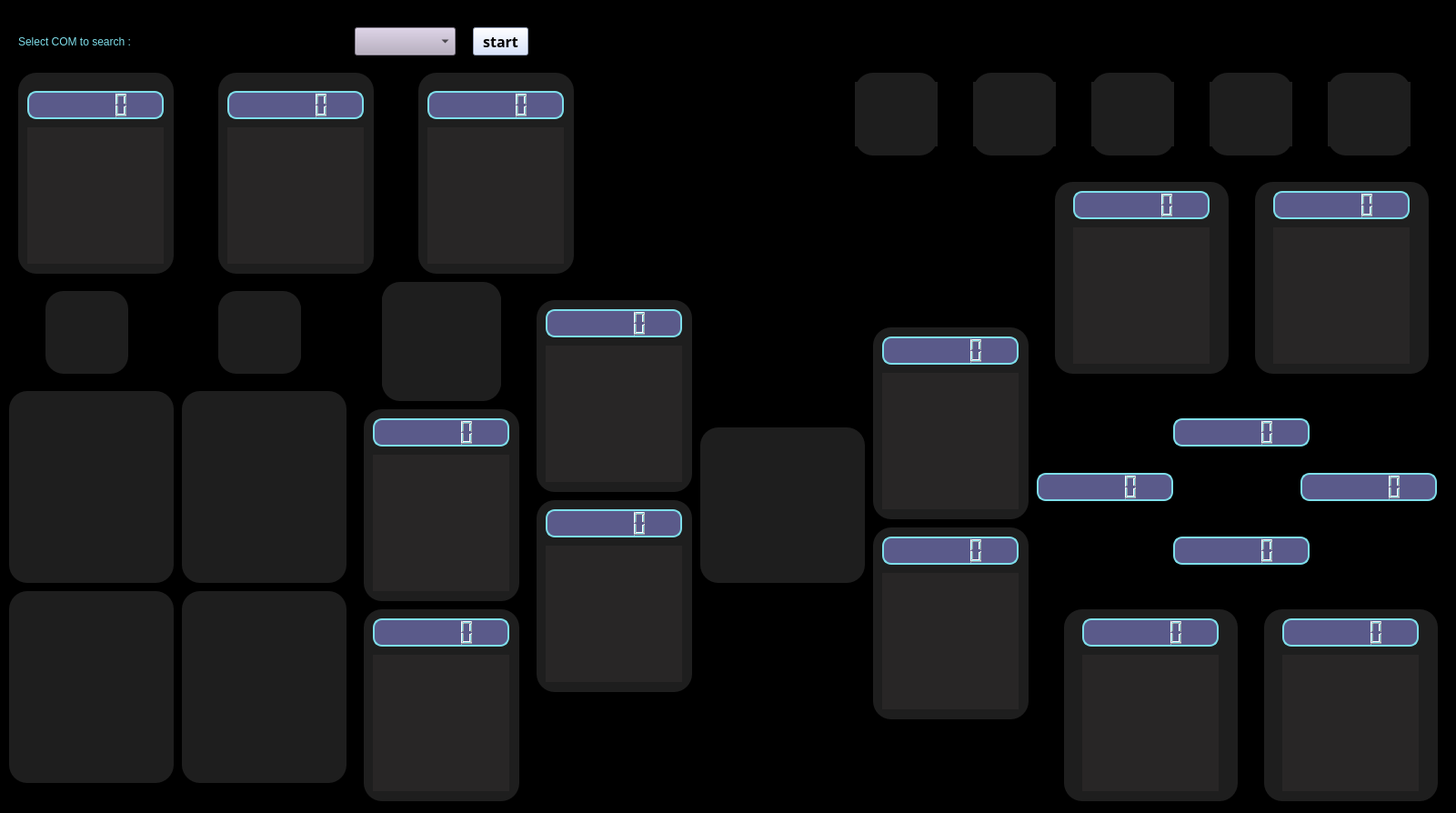
<?xml version="1.0" encoding="UTF-8"?>
<ui version="4.0">
 <class>Form</class>
 <widget class="QWidget" name="Form">
  <property name="geometry">
   <rect>
    <x>0</x>
    <y>0</y>
    <width>1601</width>
    <height>894</height>
   </rect>
  </property>
  <property name="cursor">
   <cursorShape>ArrowCursor</cursorShape>
  </property>
  <property name="mouseTracking">
   <bool>false</bool>
  </property>
  <property name="tabletTracking">
   <bool>false</bool>
  </property>
  <property name="windowTitle">
   <string>DYU_test</string>
  </property>
  <property name="autoFillBackground">
   <bool>false</bool>
  </property>
  <property name="styleSheet">
   <string notr="true">background-color: rgb(0, 0, 0);
</string>
  </property>
  <widget class="QLCDNumber" name="lcdNumber_0">
   <property name="geometry">
    <rect>
     <x>1400</x>
     <y>210</y>
     <width>150</width>
     <height>31</height>
    </rect>
   </property>
   <property name="styleSheet">
    <string notr="true">background-color:rgb(90, 90, 138);
border-radius: 10px;
border : 1.5px solid rgb(126, 222, 234);
color: rgb(126, 222, 234);</string>
   </property>
  </widget>
  <widget class="QLCDNumber" name="lcdNumber_1">
   <property name="geometry">
    <rect>
     <x>1180</x>
     <y>210</y>
     <width>150</width>
     <height>31</height>
    </rect>
   </property>
   <property name="styleSheet">
    <string notr="true">background-color:rgb(90, 90, 138);
border-radius: 10px;
border : 1.5px solid rgb(126, 222, 234);
color: rgb(126, 222, 234);</string>
   </property>
  </widget>
  <widget class="QLCDNumber" name="lcdNumber_2">
   <property name="geometry">
    <rect>
     <x>970</x>
     <y>370</y>
     <width>150</width>
     <height>31</height>
    </rect>
   </property>
   <property name="styleSheet">
    <string notr="true">background-color:rgb(90, 90, 138);
border-radius: 10px;
border : 1.5px solid rgb(126, 222, 234);
color: rgb(126, 222, 234);</string>
   </property>
  </widget>
  <widget class="QLCDNumber" name="lcdNumber_3">
   <property name="geometry">
    <rect>
     <x>970</x>
     <y>590</y>
     <width>150</width>
     <height>31</height>
    </rect>
   </property>
   <property name="styleSheet">
    <string notr="true">background-color:rgb(90, 90, 138);
border-radius: 10px;
border : 1.5px solid rgb(126, 222, 234);
color: rgb(126, 222, 234);</string>
   </property>
  </widget>
  <widget class="QLCDNumber" name="lcdNumber_4">
   <property name="geometry">
    <rect>
     <x>1190</x>
     <y>680</y>
     <width>150</width>
     <height>31</height>
    </rect>
   </property>
   <property name="styleSheet">
    <string notr="true">background-color:rgb(90, 90, 138);
border-radius: 10px;
border : 1.5px solid rgb(126, 222, 234);
color: rgb(126, 222, 234);</string>
   </property>
  </widget>
  <widget class="QLCDNumber" name="lcdNumber_5">
   <property name="geometry">
    <rect>
     <x>1410</x>
     <y>680</y>
     <width>150</width>
     <height>31</height>
    </rect>
   </property>
   <property name="styleSheet">
    <string notr="true">background-color:rgb(90, 90, 138);
border-radius: 10px;
border : 1.5px solid rgb(126, 222, 234);
color: rgb(126, 222, 234);</string>
   </property>
  </widget>
  <widget class="QLCDNumber" name="lcdNumber_6">
   <property name="geometry">
    <rect>
     <x>470</x>
     <y>100</y>
     <width>150</width>
     <height>31</height>
    </rect>
   </property>
   <property name="styleSheet">
    <string notr="true">background-color:rgb(90, 90, 138);
border-radius: 10px;
border : 1.5px solid rgb(126, 222, 234);
color: rgb(126, 222, 234);</string>
   </property>
  </widget>
  <widget class="QLCDNumber" name="lcdNumber_7">
   <property name="geometry">
    <rect>
     <x>250</x>
     <y>100</y>
     <width>150</width>
     <height>31</height>
    </rect>
   </property>
   <property name="styleSheet">
    <string notr="true">background-color:rgb(90, 90, 138);
border-radius: 10px;
border : 1.5px solid rgb(126, 222, 234);
color: rgb(126, 222, 234);</string>
   </property>
  </widget>
  <widget class="QLCDNumber" name="lcdNumber_8">
   <property name="geometry">
    <rect>
     <x>600</x>
     <y>340</y>
     <width>150</width>
     <height>31</height>
    </rect>
   </property>
   <property name="styleSheet">
    <string notr="true">background-color:rgb(90, 90, 138);
border-radius: 10px;
border : 1.5px solid rgb(126, 222, 234);
color: rgb(126, 222, 234);</string>
   </property>
  </widget>
  <widget class="QLCDNumber" name="lcdNumber_9">
   <property name="geometry">
    <rect>
     <x>600</x>
     <y>560</y>
     <width>150</width>
     <height>31</height>
    </rect>
   </property>
   <property name="styleSheet">
    <string notr="true">background-color:rgb(90, 90, 138);
border-radius: 10px;
border : 1.5px solid rgb(126, 222, 234);
color: rgb(126, 222, 234);</string>
   </property>
  </widget>
  <widget class="QLCDNumber" name="lcdNumber_10">
   <property name="geometry">
    <rect>
     <x>30</x>
     <y>100</y>
     <width>150</width>
     <height>31</height>
    </rect>
   </property>
   <property name="styleSheet">
    <string notr="true">background-color:rgb(90, 90, 138);
border-radius: 10px;
border : 1.5px solid rgb(126, 222, 234);
color: rgb(126, 222, 234);</string>
   </property>
  </widget>
  <widget class="QLCDNumber" name="lcdNumber_11">
   <property name="geometry">
    <rect>
     <x>410</x>
     <y>460</y>
     <width>150</width>
     <height>31</height>
    </rect>
   </property>
   <property name="styleSheet">
    <string notr="true">background-color:rgb(90, 90, 138);
border-radius: 10px;
border : 1.5px solid rgb(126, 222, 234);
color: rgb(126, 222, 234);</string>
   </property>
  </widget>
  <widget class="QLCDNumber" name="lcdNumber_12">
   <property name="geometry">
    <rect>
     <x>410</x>
     <y>680</y>
     <width>150</width>
     <height>31</height>
    </rect>
   </property>
   <property name="styleSheet">
    <string notr="true">background-color:rgb(90, 90, 138);
border-radius: 10px;
border : 1.5px solid rgb(126, 222, 234);
color: rgb(126, 222, 234);</string>
   </property>
  </widget>
  <widget class="QLCDNumber" name="lcdNumber_13">
   <property name="geometry">
    <rect>
     <x>1290</x>
     <y>590</y>
     <width>150</width>
     <height>31</height>
    </rect>
   </property>
   <property name="styleSheet">
    <string notr="true">background-color:rgb(90, 90, 138);
border-radius: 10px;
border : 1.5px solid rgb(126, 222, 234);
color: rgb(126, 222, 234);</string>
   </property>
  </widget>
  <widget class="QLCDNumber" name="lcdNumber_14">
   <property name="geometry">
    <rect>
     <x>1430</x>
     <y>520</y>
     <width>150</width>
     <height>31</height>
    </rect>
   </property>
   <property name="styleSheet">
    <string notr="true">background-color:rgb(90, 90, 138);
border-radius: 10px;
border : 1.5px solid rgb(126, 222, 234);
color: rgb(126, 222, 234);</string>
   </property>
  </widget>
  <widget class="QWidget" name="widget" native="true">
   <property name="geometry">
    <rect>
     <x>1320</x>
     <y>510</y>
     <width>91</width>
     <height>61</height>
    </rect>
   </property>
   <property name="styleSheet">
    <string notr="true">image: url(:/joystick-500.png);</string>
   </property>
  </widget>
  <widget class="QLCDNumber" name="lcdNumber_15">
   <property name="geometry">
    <rect>
     <x>1140</x>
     <y>520</y>
     <width>150</width>
     <height>31</height>
    </rect>
   </property>
   <property name="styleSheet">
    <string notr="true">background-color:rgb(90, 90, 138);
border-radius: 10px;
border : 1.5px solid rgb(126, 222, 234);
color: rgb(126, 222, 234);</string>
   </property>
  </widget>
  <widget class="QLCDNumber" name="lcdNumber_16">
   <property name="geometry">
    <rect>
     <x>1290</x>
     <y>460</y>
     <width>150</width>
     <height>31</height>
    </rect>
   </property>
   <property name="styleSheet">
    <string notr="true">background-color:rgb(90, 90, 138);
border-radius: 10px;
border : 1.5px solid rgb(126, 222, 234);
color: rgb(126, 222, 234);</string>
   </property>
  </widget>
  <widget class="QWidget" name="widget_Dashboard_10" native="true">
   <property name="geometry">
    <rect>
     <x>30</x>
     <y>140</y>
     <width>150</width>
     <height>150</height>
    </rect>
   </property>
   <property name="styleSheet">
    <string notr="true">background-color: rgb(40, 38, 38);</string>
   </property>
  </widget>
  <widget class="QWidget" name="widget_Dashboard_7" native="true">
   <property name="geometry">
    <rect>
     <x>250</x>
     <y>140</y>
     <width>150</width>
     <height>150</height>
    </rect>
   </property>
   <property name="styleSheet">
    <string notr="true">background-color: rgb(40, 38, 38);</string>
   </property>
  </widget>
  <widget class="QWidget" name="widget_Dashboard_6" native="true">
   <property name="geometry">
    <rect>
     <x>470</x>
     <y>140</y>
     <width>150</width>
     <height>150</height>
    </rect>
   </property>
   <property name="styleSheet">
    <string notr="true">background-color: rgb(40, 38, 38);</string>
   </property>
  </widget>
  <widget class="QWidget" name="widget_Dashboard_11" native="true">
   <property name="geometry">
    <rect>
     <x>410</x>
     <y>500</y>
     <width>150</width>
     <height>150</height>
    </rect>
   </property>
   <property name="styleSheet">
    <string notr="true">background-color: rgb(40, 38, 38);</string>
   </property>
  </widget>
  <widget class="QWidget" name="widget_Dashboard_12" native="true">
   <property name="geometry">
    <rect>
     <x>410</x>
     <y>720</y>
     <width>150</width>
     <height>150</height>
    </rect>
   </property>
   <property name="styleSheet">
    <string notr="true">background-color: rgb(40, 38, 38);</string>
   </property>
  </widget>
  <widget class="QWidget" name="widget_Dashboard_8" native="true">
   <property name="geometry">
    <rect>
     <x>600</x>
     <y>380</y>
     <width>150</width>
     <height>150</height>
    </rect>
   </property>
   <property name="styleSheet">
    <string notr="true">background-color: rgb(40, 38, 38);</string>
   </property>
  </widget>
  <widget class="QWidget" name="widget_Dashboard_9" native="true">
   <property name="geometry">
    <rect>
     <x>600</x>
     <y>600</y>
     <width>150</width>
     <height>150</height>
    </rect>
   </property>
   <property name="styleSheet">
    <string notr="true">background-color: rgb(40, 38, 38);</string>
   </property>
  </widget>
  <widget class="QWidget" name="widget_Dashboard_1" native="true">
   <property name="geometry">
    <rect>
     <x>1180</x>
     <y>250</y>
     <width>150</width>
     <height>150</height>
    </rect>
   </property>
   <property name="styleSheet">
    <string notr="true">background-color: rgb(40, 38, 38);</string>
   </property>
  </widget>
  <widget class="QWidget" name="widget_Dashboard_0" native="true">
   <property name="geometry">
    <rect>
     <x>1400</x>
     <y>250</y>
     <width>150</width>
     <height>150</height>
    </rect>
   </property>
   <property name="styleSheet">
    <string notr="true">background-color: rgb(40, 38, 38);</string>
   </property>
  </widget>
  <widget class="QWidget" name="widget_Dashboard_2" native="true">
   <property name="geometry">
    <rect>
     <x>970</x>
     <y>410</y>
     <width>150</width>
     <height>150</height>
    </rect>
   </property>
   <property name="styleSheet">
    <string notr="true">background-color: rgb(40, 38, 38);</string>
   </property>
  </widget>
  <widget class="QWidget" name="widget_Dashboard_3" native="true">
   <property name="geometry">
    <rect>
     <x>970</x>
     <y>630</y>
     <width>150</width>
     <height>150</height>
    </rect>
   </property>
   <property name="styleSheet">
    <string notr="true">background-color: rgb(40, 38, 38);</string>
   </property>
  </widget>
  <widget class="QWidget" name="widget_Dashboard_4" native="true">
   <property name="geometry">
    <rect>
     <x>1190</x>
     <y>720</y>
     <width>150</width>
     <height>150</height>
    </rect>
   </property>
   <property name="styleSheet">
    <string notr="true">background-color: rgb(40, 38, 38);</string>
   </property>
  </widget>
  <widget class="QWidget" name="widget_Dashboard_5" native="true">
   <property name="geometry">
    <rect>
     <x>1410</x>
     <y>720</y>
     <width>150</width>
     <height>150</height>
    </rect>
   </property>
   <property name="styleSheet">
    <string notr="true">background-color: rgb(40, 38, 38);</string>
   </property>
  </widget>
  <widget class="QComboBox" name="comportbox">
   <property name="geometry">
    <rect>
     <x>390</x>
     <y>30</y>
     <width>111</width>
     <height>31</height>
    </rect>
   </property>
   <property name="font">
    <font>
     <family>Arial Black</family>
     <pointsize>12</pointsize>
     <weight>75</weight>
     <bold>true</bold>
    </font>
   </property>
   <property name="cursor">
    <cursorShape>ArrowCursor</cursorShape>
   </property>
   <property name="styleSheet">
    <string notr="true">background-color:rgb(182, 171, 193)</string>
   </property>
  </widget>
  <widget class="QLabel" name="text">
   <property name="geometry">
    <rect>
     <x>20</x>
     <y>30</y>
     <width>361</width>
     <height>31</height>
    </rect>
   </property>
   <property name="styleSheet">
    <string notr="true">color: rgb(126, 222, 234);
font: 75 22pt &quot;Berlin Sans FB Demi&quot;;
</string>
   </property>
   <property name="text">
    <string>Select COM to search :</string>
   </property>
  </widget>
  <widget class="QPushButton" name="pushButton">
   <property name="geometry">
    <rect>
     <x>520</x>
     <y>30</y>
     <width>61</width>
     <height>31</height>
    </rect>
   </property>
   <property name="font">
    <font>
     <family>Arial Black</family>
     <pointsize>12</pointsize>
     <weight>75</weight>
     <bold>true</bold>
    </font>
   </property>
   <property name="styleSheet">
    <string notr="true">background-color: rgb(206, 221, 255);
</string>
   </property>
   <property name="text">
    <string>start</string>
   </property>
  </widget>
  <widget class="QWidget" name="widget_back_0" native="true">
   <property name="geometry">
    <rect>
     <x>20</x>
     <y>80</y>
     <width>171</width>
     <height>221</height>
    </rect>
   </property>
   <property name="styleSheet">
    <string notr="true">border-radius: 20px;
background-color: rgb(30, 30, 30);</string>
   </property>
  </widget>
  <widget class="QWidget" name="widget_back_1" native="true">
   <property name="geometry">
    <rect>
     <x>940</x>
     <y>80</y>
     <width>91</width>
     <height>91</height>
    </rect>
   </property>
   <property name="styleSheet">
    <string notr="true">border-radius: 20px;
background-color: rgb(30, 30, 30);</string>
   </property>
   <widget class="QWidget" name="widget_17" native="true">
    <property name="geometry">
     <rect>
      <x>-10</x>
      <y>10</y>
      <width>111</width>
      <height>71</height>
     </rect>
    </property>
    <property name="toolTip">
     <string>&lt;html&gt;&lt;head/&gt;&lt;body&gt;&lt;p&gt;&lt;br/&gt;&lt;/p&gt;&lt;/body&gt;&lt;/html&gt;</string>
    </property>
    <property name="styleSheet">
     <string notr="true">border-radius: 10px;
image: url(:/unchecked-radio-button-off-96.png);</string>
    </property>
   </widget>
  </widget>
  <widget class="QWidget" name="widget_back_2" native="true">
   <property name="geometry">
    <rect>
     <x>50</x>
     <y>320</y>
     <width>91</width>
     <height>91</height>
    </rect>
   </property>
   <property name="styleSheet">
    <string notr="true">border-radius: 20px;
background-color: rgb(30, 30, 30);</string>
   </property>
   <widget class="QWidget" name="widget_4" native="true">
    <property name="geometry">
     <rect>
      <x>10</x>
      <y>10</y>
      <width>71</width>
      <height>71</height>
     </rect>
    </property>
    <property name="toolTip">
     <string>&lt;html&gt;&lt;head/&gt;&lt;body&gt;&lt;p&gt;&lt;br/&gt;&lt;/p&gt;&lt;/body&gt;&lt;/html&gt;</string>
    </property>
    <property name="styleSheet">
     <string notr="true">border-radius: 10px;
image: url(:/unchecked-radio-button-off-96.png);</string>
    </property>
   </widget>
  </widget>
  <widget class="QWidget" name="widget_back_3" native="true">
   <property name="geometry">
    <rect>
     <x>400</x>
     <y>450</y>
     <width>171</width>
     <height>211</height>
    </rect>
   </property>
   <property name="styleSheet">
    <string notr="true">border-radius: 20px;
background-color: rgb(30, 30, 30);</string>
   </property>
  </widget>
  <widget class="QWidget" name="widget_back_4" native="true">
   <property name="geometry">
    <rect>
     <x>400</x>
     <y>670</y>
     <width>171</width>
     <height>211</height>
    </rect>
   </property>
   <property name="styleSheet">
    <string notr="true">border-radius: 20px;
background-color: rgb(30, 30, 30);</string>
   </property>
  </widget>
  <widget class="QWidget" name="widget_back_5" native="true">
   <property name="geometry">
    <rect>
     <x>590</x>
     <y>330</y>
     <width>171</width>
     <height>211</height>
    </rect>
   </property>
   <property name="styleSheet">
    <string notr="true">border-radius: 20px;
background-color: rgb(30, 30, 30);</string>
   </property>
  </widget>
  <widget class="QWidget" name="widget_back_6" native="true">
   <property name="geometry">
    <rect>
     <x>590</x>
     <y>550</y>
     <width>171</width>
     <height>211</height>
    </rect>
   </property>
   <property name="styleSheet">
    <string notr="true">border-radius: 20px;
background-color: rgb(30, 30, 30);</string>
   </property>
  </widget>
  <widget class="QWidget" name="widget_back_7" native="true">
   <property name="geometry">
    <rect>
     <x>1160</x>
     <y>200</y>
     <width>191</width>
     <height>211</height>
    </rect>
   </property>
   <property name="styleSheet">
    <string notr="true">border-radius: 20px;
background-color: rgb(30, 30, 30);</string>
   </property>
  </widget>
  <widget class="QWidget" name="widget_back_8" native="true">
   <property name="geometry">
    <rect>
     <x>1380</x>
     <y>200</y>
     <width>191</width>
     <height>211</height>
    </rect>
   </property>
   <property name="styleSheet">
    <string notr="true">border-radius: 20px;
background-color: rgb(30, 30, 30);</string>
   </property>
  </widget>
  <widget class="QWidget" name="widget_back_9" native="true">
   <property name="geometry">
    <rect>
     <x>960</x>
     <y>360</y>
     <width>171</width>
     <height>211</height>
    </rect>
   </property>
   <property name="styleSheet">
    <string notr="true">border-radius: 20px;
background-color: rgb(30, 30, 30);</string>
   </property>
  </widget>
  <widget class="QWidget" name="widget_back_10" native="true">
   <property name="geometry">
    <rect>
     <x>960</x>
     <y>580</y>
     <width>171</width>
     <height>211</height>
    </rect>
   </property>
   <property name="styleSheet">
    <string notr="true">border-radius: 20px;
background-color: rgb(30, 30, 30);</string>
   </property>
  </widget>
  <widget class="QWidget" name="widget_back_11" native="true">
   <property name="geometry">
    <rect>
     <x>1170</x>
     <y>670</y>
     <width>191</width>
     <height>211</height>
    </rect>
   </property>
   <property name="styleSheet">
    <string notr="true">border-radius: 20px;
background-color: rgb(30, 30, 30);</string>
   </property>
  </widget>
  <widget class="QWidget" name="widget_back_12" native="true">
   <property name="geometry">
    <rect>
     <x>1390</x>
     <y>670</y>
     <width>191</width>
     <height>211</height>
    </rect>
   </property>
   <property name="styleSheet">
    <string notr="true">border-radius: 20px;
background-color: rgb(30, 30, 30);</string>
   </property>
  </widget>
  <widget class="QWidget" name="widget_back_13" native="true">
   <property name="geometry">
    <rect>
     <x>240</x>
     <y>320</y>
     <width>91</width>
     <height>91</height>
    </rect>
   </property>
   <property name="styleSheet">
    <string notr="true">border-radius: 20px;
background-color: rgb(30, 30, 30);</string>
   </property>
   <widget class="QWidget" name="widget_3" native="true">
    <property name="geometry">
     <rect>
      <x>0</x>
      <y>10</y>
      <width>91</width>
      <height>71</height>
     </rect>
    </property>
    <property name="toolTip">
     <string>&lt;html&gt;&lt;head/&gt;&lt;body&gt;&lt;p&gt;&lt;br/&gt;&lt;/p&gt;&lt;/body&gt;&lt;/html&gt;</string>
    </property>
    <property name="styleSheet">
     <string notr="true">border-radius: 10px;
image: url(:/unchecked-radio-button-off-96.png);</string>
    </property>
   </widget>
  </widget>
  <widget class="QWidget" name="widget_back_14" native="true">
   <property name="geometry">
    <rect>
     <x>1070</x>
     <y>80</y>
     <width>91</width>
     <height>91</height>
    </rect>
   </property>
   <property name="styleSheet">
    <string notr="true">border-radius: 20px;
background-color: rgb(30, 30, 30);</string>
   </property>
   <widget class="QWidget" name="widget_16" native="true">
    <property name="geometry">
     <rect>
      <x>-10</x>
      <y>10</y>
      <width>111</width>
      <height>71</height>
     </rect>
    </property>
    <property name="toolTip">
     <string>&lt;html&gt;&lt;head/&gt;&lt;body&gt;&lt;p&gt;&lt;br/&gt;&lt;/p&gt;&lt;/body&gt;&lt;/html&gt;</string>
    </property>
    <property name="styleSheet">
     <string notr="true">border-radius: 10px;
image: url(:/unchecked-radio-button-off-96.png);</string>
    </property>
   </widget>
  </widget>
  <widget class="QWidget" name="widget_back_15" native="true">
   <property name="geometry">
    <rect>
     <x>1200</x>
     <y>80</y>
     <width>91</width>
     <height>91</height>
    </rect>
   </property>
   <property name="styleSheet">
    <string notr="true">border-radius: 20px;
background-color: rgb(30, 30, 30);</string>
   </property>
   <widget class="QWidget" name="widget_2" native="true">
    <property name="geometry">
     <rect>
      <x>-20</x>
      <y>10</y>
      <width>131</width>
      <height>71</height>
     </rect>
    </property>
    <property name="toolTip">
     <string>&lt;html&gt;&lt;head/&gt;&lt;body&gt;&lt;p&gt;&lt;br/&gt;&lt;/p&gt;&lt;/body&gt;&lt;/html&gt;</string>
    </property>
    <property name="styleSheet">
     <string notr="true">border-radius: 10px;
image: url(:/unchecked-radio-button-off-96.png);</string>
    </property>
   </widget>
  </widget>
  <widget class="QWidget" name="widget_back_16" native="true">
   <property name="geometry">
    <rect>
     <x>1330</x>
     <y>80</y>
     <width>91</width>
     <height>91</height>
    </rect>
   </property>
   <property name="styleSheet">
    <string notr="true">border-radius: 20px;
background-color: rgb(30, 30, 30);</string>
   </property>
   <widget class="QWidget" name="widget_1" native="true">
    <property name="geometry">
     <rect>
      <x>-20</x>
      <y>10</y>
      <width>131</width>
      <height>71</height>
     </rect>
    </property>
    <property name="toolTip">
     <string>&lt;html&gt;&lt;head/&gt;&lt;body&gt;&lt;p&gt;&lt;br/&gt;&lt;/p&gt;&lt;/body&gt;&lt;/html&gt;</string>
    </property>
    <property name="styleSheet">
     <string notr="true">border-radius: 10px;
image: url(:/unchecked-radio-button-off-96.png);</string>
    </property>
   </widget>
  </widget>
  <widget class="QWidget" name="widget_back_17" native="true">
   <property name="geometry">
    <rect>
     <x>1460</x>
     <y>80</y>
     <width>91</width>
     <height>91</height>
    </rect>
   </property>
   <property name="styleSheet">
    <string notr="true">border-radius: 20px;
background-color: rgb(30, 30, 30);</string>
   </property>
   <widget class="QWidget" name="widget_0" native="true">
    <property name="geometry">
     <rect>
      <x>-20</x>
      <y>10</y>
      <width>131</width>
      <height>71</height>
     </rect>
    </property>
    <property name="toolTip">
     <string>&lt;html&gt;&lt;head/&gt;&lt;body&gt;&lt;p&gt;&lt;br/&gt;&lt;/p&gt;&lt;/body&gt;&lt;/html&gt;</string>
    </property>
    <property name="styleSheet">
     <string notr="true">border-radius: 10px;
image: url(:/unchecked-radio-button-off-96.png);</string>
    </property>
   </widget>
  </widget>
  <widget class="QWidget" name="widget_back_18" native="true">
   <property name="geometry">
    <rect>
     <x>240</x>
     <y>80</y>
     <width>171</width>
     <height>221</height>
    </rect>
   </property>
   <property name="styleSheet">
    <string notr="true">border-radius: 20px;
background-color: rgb(30, 30, 30);</string>
   </property>
  </widget>
  <widget class="QWidget" name="widget_back_19" native="true">
   <property name="geometry">
    <rect>
     <x>460</x>
     <y>80</y>
     <width>171</width>
     <height>221</height>
    </rect>
   </property>
   <property name="styleSheet">
    <string notr="true">border-radius: 20px;
background-color: rgb(30, 30, 30);</string>
   </property>
  </widget>
  <widget class="QWidget" name="widget_back_20" native="true">
   <property name="geometry">
    <rect>
     <x>10</x>
     <y>650</y>
     <width>181</width>
     <height>211</height>
    </rect>
   </property>
   <property name="styleSheet">
    <string notr="true">border-radius: 20px;
background-color: rgb(30, 30, 30);</string>
   </property>
   <widget class="QWidget" name="widget_7" native="true">
    <property name="geometry">
     <rect>
      <x>10</x>
      <y>10</y>
      <width>151</width>
      <height>191</height>
     </rect>
    </property>
    <property name="toolTip">
     <string>&lt;html&gt;&lt;head/&gt;&lt;body&gt;&lt;p&gt;&lt;br/&gt;&lt;/p&gt;&lt;/body&gt;&lt;/html&gt;</string>
    </property>
    <property name="styleSheet">
     <string notr="true">border-radius: 10px;
image: url(:/toggle-one.png);</string>
    </property>
   </widget>
  </widget>
  <widget class="QWidget" name="widget_back_21" native="true">
   <property name="geometry">
    <rect>
     <x>420</x>
     <y>310</y>
     <width>131</width>
     <height>131</height>
    </rect>
   </property>
   <property name="styleSheet">
    <string notr="true">border-radius: 20px;
background-color: rgb(30, 30, 30);</string>
   </property>
   <widget class="QWidget" name="widget_15" native="true">
    <property name="geometry">
     <rect>
      <x>0</x>
      <y>10</y>
      <width>131</width>
      <height>111</height>
     </rect>
    </property>
    <property name="toolTip">
     <string>&lt;html&gt;&lt;head/&gt;&lt;body&gt;&lt;p&gt;&lt;br/&gt;&lt;/p&gt;&lt;/body&gt;&lt;/html&gt;</string>
    </property>
    <property name="styleSheet">
     <string notr="true">border-radius: 10px;
image: url(:/toggle-one.png);</string>
    </property>
   </widget>
  </widget>
  <widget class="QWidget" name="widget_back_22" native="true">
   <property name="geometry">
    <rect>
     <x>770</x>
     <y>470</y>
     <width>181</width>
     <height>171</height>
    </rect>
   </property>
   <property name="styleSheet">
    <string notr="true">border-radius: 20px;
background-color: rgb(30, 30, 30);</string>
   </property>
   <widget class="QWidget" name="widget_11" native="true">
    <property name="geometry">
     <rect>
      <x>20</x>
      <y>0</y>
      <width>141</width>
      <height>171</height>
     </rect>
    </property>
    <property name="toolTip">
     <string>&lt;html&gt;&lt;head/&gt;&lt;body&gt;&lt;p&gt;&lt;br/&gt;&lt;/p&gt;&lt;/body&gt;&lt;/html&gt;</string>
    </property>
    <property name="styleSheet">
     <string notr="true">border-radius: 10px;
image: url(:/toggle-one.png);</string>
    </property>
   </widget>
  </widget>
  <widget class="QWidget" name="widget_back_23" native="true">
   <property name="geometry">
    <rect>
     <x>10</x>
     <y>430</y>
     <width>181</width>
     <height>211</height>
    </rect>
   </property>
   <property name="styleSheet">
    <string notr="true">border-radius: 20px;
background-color: rgb(30, 30, 30);</string>
   </property>
   <widget class="QWidget" name="widget_5" native="true">
    <property name="geometry">
     <rect>
      <x>10</x>
      <y>10</y>
      <width>161</width>
      <height>191</height>
     </rect>
    </property>
    <property name="toolTip">
     <string>&lt;html&gt;&lt;head/&gt;&lt;body&gt;&lt;p&gt;&lt;br/&gt;&lt;/p&gt;&lt;/body&gt;&lt;/html&gt;</string>
    </property>
    <property name="styleSheet">
     <string notr="true">border-radius: 10px;
image: url(:/toggle-one.png);</string>
    </property>
   </widget>
  </widget>
  <widget class="QWidget" name="widget_back_24" native="true">
   <property name="geometry">
    <rect>
     <x>200</x>
     <y>430</y>
     <width>181</width>
     <height>211</height>
    </rect>
   </property>
   <property name="styleSheet">
    <string notr="true">border-radius: 20px;
background-color: rgb(30, 30, 30);</string>
   </property>
   <widget class="QWidget" name="widget_13" native="true">
    <property name="geometry">
     <rect>
      <x>10</x>
      <y>10</y>
      <width>161</width>
      <height>191</height>
     </rect>
    </property>
    <property name="toolTip">
     <string>&lt;html&gt;&lt;head/&gt;&lt;body&gt;&lt;p&gt;&lt;br/&gt;&lt;/p&gt;&lt;/body&gt;&lt;/html&gt;</string>
    </property>
    <property name="styleSheet">
     <string notr="true">border-radius: 10px;
image: url(:/toggle-one.png);</string>
    </property>
   </widget>
  </widget>
  <widget class="QWidget" name="widget_back_25" native="true">
   <property name="geometry">
    <rect>
     <x>200</x>
     <y>650</y>
     <width>181</width>
     <height>211</height>
    </rect>
   </property>
   <property name="styleSheet">
    <string notr="true">border-radius: 20px;
background-color: rgb(30, 30, 30);</string>
   </property>
   <widget class="QWidget" name="widget_9" native="true">
    <property name="geometry">
     <rect>
      <x>10</x>
      <y>10</y>
      <width>161</width>
      <height>191</height>
     </rect>
    </property>
    <property name="toolTip">
     <string>&lt;html&gt;&lt;head/&gt;&lt;body&gt;&lt;p&gt;&lt;br/&gt;&lt;/p&gt;&lt;/body&gt;&lt;/html&gt;</string>
    </property>
    <property name="styleSheet">
     <string notr="true">border-radius: 10px;
image: url(:/toggle-one.png);</string>
    </property>
   </widget>
  </widget>
  <zorder>widget_back_23</zorder>
  <zorder>widget_back_20</zorder>
  <zorder>widget_back_24</zorder>
  <zorder>widget_back_22</zorder>
  <zorder>widget_back_21</zorder>
  <zorder>widget_back_19</zorder>
  <zorder>widget_back_18</zorder>
  <zorder>widget_back_2</zorder>
  <zorder>widget_back_12</zorder>
  <zorder>widget_back_11</zorder>
  <zorder>widget_back_10</zorder>
  <zorder>widget_back_9</zorder>
  <zorder>widget_back_8</zorder>
  <zorder>widget_back_7</zorder>
  <zorder>widget_back_6</zorder>
  <zorder>widget_back_5</zorder>
  <zorder>widget_back_4</zorder>
  <zorder>widget_back_3</zorder>
  <zorder>widget_back_1</zorder>
  <zorder>widget_back_0</zorder>
  <zorder>lcdNumber_0</zorder>
  <zorder>lcdNumber_1</zorder>
  <zorder>lcdNumber_2</zorder>
  <zorder>lcdNumber_3</zorder>
  <zorder>lcdNumber_4</zorder>
  <zorder>lcdNumber_5</zorder>
  <zorder>lcdNumber_6</zorder>
  <zorder>lcdNumber_7</zorder>
  <zorder>lcdNumber_8</zorder>
  <zorder>lcdNumber_9</zorder>
  <zorder>lcdNumber_10</zorder>
  <zorder>lcdNumber_11</zorder>
  <zorder>lcdNumber_12</zorder>
  <zorder>lcdNumber_13</zorder>
  <zorder>lcdNumber_14</zorder>
  <zorder>widget</zorder>
  <zorder>lcdNumber_15</zorder>
  <zorder>lcdNumber_16</zorder>
  <zorder>widget_Dashboard_10</zorder>
  <zorder>widget_Dashboard_7</zorder>
  <zorder>widget_Dashboard_6</zorder>
  <zorder>widget_Dashboard_11</zorder>
  <zorder>widget_Dashboard_12</zorder>
  <zorder>widget_Dashboard_8</zorder>
  <zorder>widget_Dashboard_9</zorder>
  <zorder>widget_Dashboard_1</zorder>
  <zorder>widget_Dashboard_0</zorder>
  <zorder>widget_Dashboard_2</zorder>
  <zorder>widget_Dashboard_3</zorder>
  <zorder>widget_Dashboard_4</zorder>
  <zorder>widget_Dashboard_5</zorder>
  <zorder>comportbox</zorder>
  <zorder>text</zorder>
  <zorder>pushButton</zorder>
  <zorder>widget_back_13</zorder>
  <zorder>widget_back_14</zorder>
  <zorder>widget_back_15</zorder>
  <zorder>widget_back_16</zorder>
  <zorder>widget_back_17</zorder>
  <zorder>widget_back_25</zorder>
 </widget>
 <resources>
  <include location="assets/icons.qrc"/>
 </resources>
 <connections/>
</ui>
